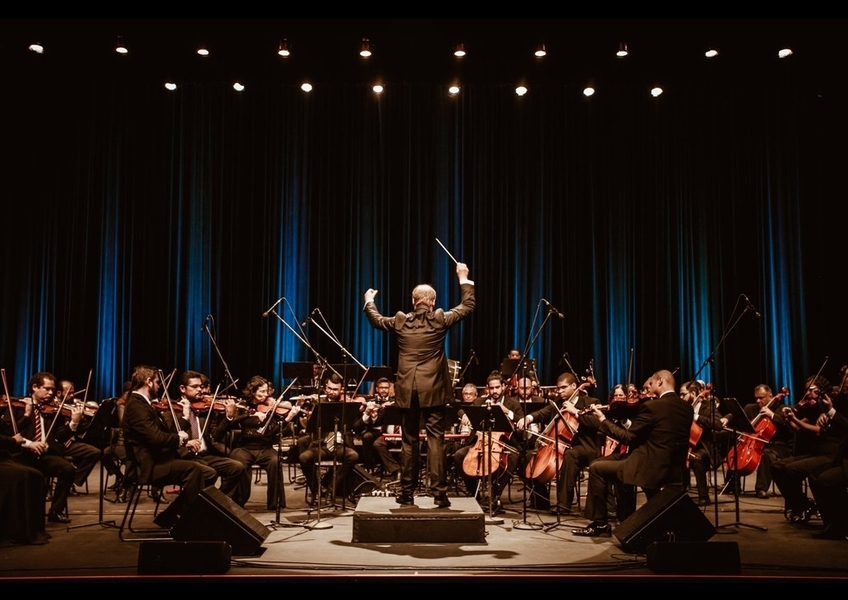
//> input picture MaestroAttempt/pics/Webp.net-resizeimage.png, 848 x 600 px, given in place of the camera
$ ./cv2findCircles   (built with g++ and OpenCV 4)
//> lines starting //> are read from the running program, lines starting //| are printed output that depends on the picture
#include <iostream>
#include <opencv2/opencv.hpp>

using namespace cv;
using namespace std;

int main(int argc, char **argv){
    VideoCapture video;

    Mat frame, frameBlur, imageHSV, mask;
    Mat newMask;

    video.open(0);
    if (!video.isOpened()) return -1;

    // ************************
    video >> frame;
//> frame is the input picture: 600 rows x 848 cols, CV_8UC3; mean B, G, R 17, 21.9, 31.8
    newMask = Mat::ones(frame.rows, frame.cols, CV_8U);
    // ************************


    while (true){
        vector<Vec3f> circles;

        video >> frame;
        GaussianBlur(frame, frameBlur, Size(7,7), 0, 0);
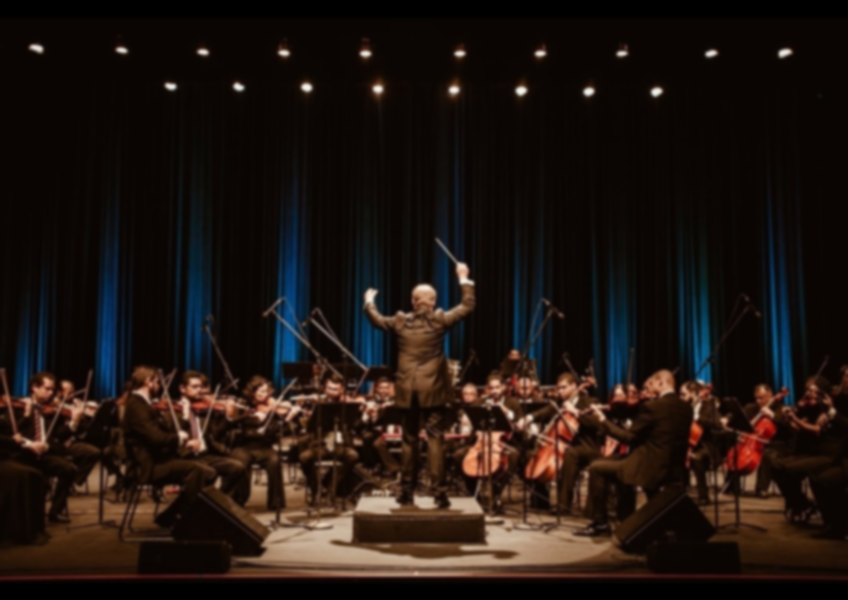
//> frameBlur: 600 rows x 848 cols, CV_8UC3; mean B, G, R 17, 21.9, 31.8
        cvtColor(frameBlur, imageHSV, COLOR_BGR2HSV);
//> imageHSV: 600 rows x 848 cols, CV_8UC3; mean H, S, V 19.4, 161.5, 34.5

        //Retorna uma imagem binary do resultado do filtro
        //inRange(imageHSV, Scalar(55, 144, 17), Scalar(140, 255, 255), mask);
        inRange(imageHSV, Scalar(85, 0, 250), Scalar(95, 255, 255), mask);
//> mask: 600 rows x 848 cols, CV_8UC1; every value is 0

        Mat element = getStructuringElement( MORPH_ELLIPSE, Size(5, 5), Point(-1,-1));
        erode(mask, mask, element);
        dilate(mask, mask, element);

        //************ new addition ***************//

        multiply(mask, newMask, mask);

        //HoughCircles(mask, circles, CV_HOUGH_GRADIENT, 1, 150, 100, 20, 0, 0 );
        HoughCircles(mask, circles, CV_HOUGH_GRADIENT, 1, 150, 50, 10, 0, 100);
//> circles = empty

        //************ new addition ***************//

        if (!circles.empty()) {
            cout << circles[0][2] << endl;

        //for( size_t i = 0; i < circles.size(); i++ ){
            Point center(cvRound(circles[0][0]), cvRound(circles[0][1]));
            int radius = cvRound(circles[0][2]);
            // circle center
            circle(frame, center, 3, Scalar(0,255,0), -1, 8, 0 );
            // circle outline
            circle(frame, center, radius, Scalar(0,0,255), 3, 8, 0 );
        }

        flip(frame, frame, 1);
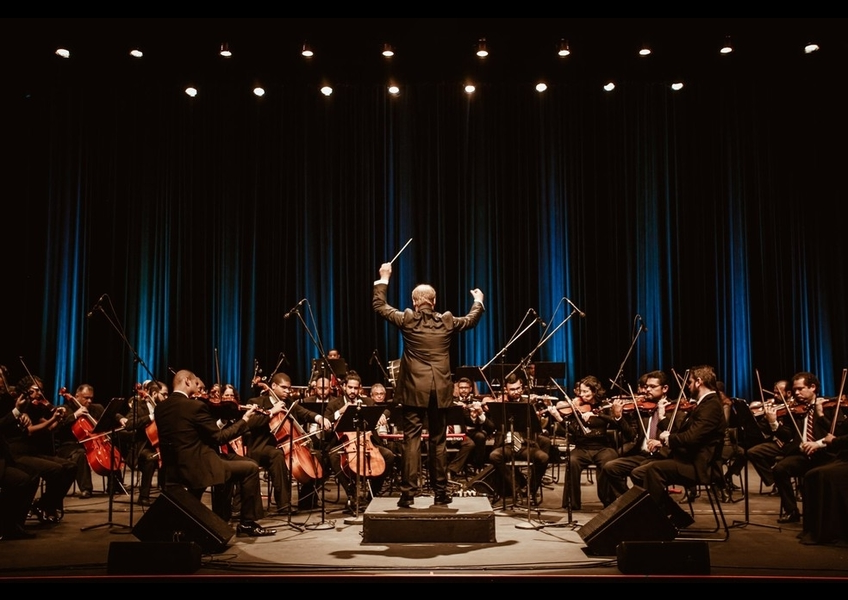
//> frame: 600 rows x 848 cols, CV_8UC3; mean B, G, R 17, 21.9, 31.8
        imshow("Img", frame);
        imshow("mask", mask);
        char key = (char)waitKey(30);
//> the Esc key is pressed
        if (key == 27) break;
    }

    return 0;
}
